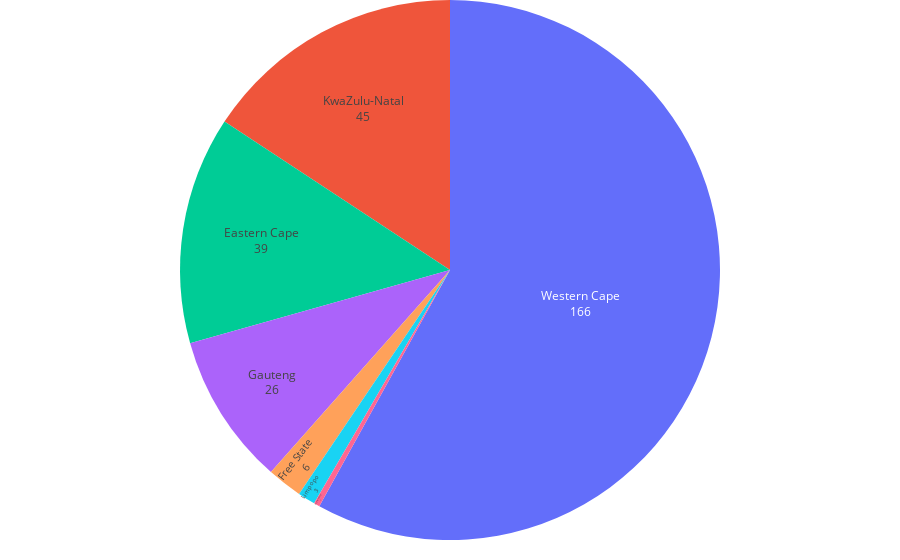

This figure's notebook cell:
### Code cell
create_pie_chart(prov_deaths_totals_data, 'total', 'province', 'tot_deaths_per_province.html')

### Figure 1 — Plotly figure (JSON) as saved in the notebook; plotly's stock layout.template omitted (floating-point values rounded to 4 significant figures)
{"data": [{"domain": {"x": [0, 1], "y": [0, 1]}, "hoverinfo": "label+percent", "hovertemplate": "%{label}<br>%{value}", "labels": ["Eastern Cape", "Free State", "Gauteng", "KwaZulu-Natal", "Limpopo", "Mpumalanga", "Northern Cape", "North West", "Western Cape", "Unknown"], "legendgroup": "", "name": "", "showlegend": true, "textinfo": "value+label", "textposition": "inside", "type": "pie", "values": [39, 6, 26, 45, 3, 0, 0, 1, 166, 0]}], "layout": {"legend": {"tracegroupgap": 0, "x": 0, "y": 1}, "margin": {"b": 20, "l": 0, "r": 0, "t": 0}, "showlegend": false}}
